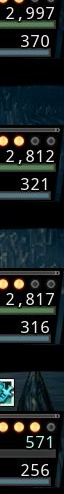
#> input picture ocrtest.jpg, 64 x 494 px; its folder holds only this picture in this run
$ python -i ocr.py   (imports and definitions only)
#> lines starting #> are read from the running program, lines starting #| are printed output that depends on the picture; after the words box and inside, x2 and y2 are one past the last pixel; in counts of white or black regions, pixels touching at a corner belong together
#> further down, picture is the input picture: shape (494, 64, 3); mean B, G, R 36.1, 35.3, 28.2
### app_data.py
from __future__ import annotations
from typing import Callable
from utils.singleton import singleton
from utils.stoppable_thread import StoppableThread
import threading


@singleton
class AppData:
    def __init__(self):
        self.thread: StoppableThread = None
        self.monopoly_deamon_thread: StoppableThread = None
        self.recollection_deamon_thread: StoppableThread = None
        self.update_ui: Callable[[str, str], None] = None

    def thread_stoped(self) -> bool:
        thd = self.thread
        return thd and thd.stopped()

    # [13 lines left out: functions thread_monopoly_deamon_stoped, thread_recollection_deamon_stoped, not called in this run]


app_data = AppData()

### utils/singleton.py
# 定义 singleton 装饰器
def singleton(cls):
    instances = {}
    def get_instance(*args, **kwargs):
        if cls not in instances:
            instances[cls] = cls(*args, **kwargs)
        return instances[cls]
    return get_instance

### engine/u2_device.py
import os
from engine.comparator import comparator
from utils.singleton import singleton
import uiautomator2 as u2
from utils.config_loader import cfg_startup, cfg_engine
import time
from utils.status import App_Client
from app_data import app_data
import subprocess

appName = App_Client.NTES.value
appNameBilibili = App_Client.Bilibili.value
game_activity = "com.epicgames.ue4.GameActivity"


@singleton
class U2Device:
    def __init__(self):
        self.device = None
        self.package_name = None
        self.debug = False
        self.cfg_swipe_duration = 0.2

    # [59 lines left out: functions set, set_config, connect, reconnect, check_in_app, start_app and 1 more, not called in this run]

    def stop_app(self):
        app_data.update_ui(f"停止应用程序: {self.cfg_package_name}")
        self.device.app_stop(self.cfg_package_name)

    # [157 lines left out: functions restart_game, long_press_and_drag, long_press_and_drag_step, ensure_directory_exists, write_to_file, delete_file and 7 more, not called in this run]


u2_device = U2Device()

### engine/comparator.py


import os
import sys
import cv2
import easyocr
import utils.loger as loger
from utils.image_process import check_image_similarity,  \
    color_match_all, color_match_count, color_in_image, find_target_in_image, crop_image
from utils.singleton import singleton
import uiautomator2 as u2
import gc
import numpy as np


reader = None


@singleton
class Comparator:
    def __init__(self):
        """
        Initializes a Comparator object.

        Parameters:
        - controller (object): The controller object associated with this Comparator. Defaults to None.

        Returns:
        - None
        """
        self.device: u2.Device = None

    def set_device(self, device):
        self.device = device

    # [239 lines left out: functions init_ocr, _template_image, _cropped_screenshot, _screenshot_cropped_image, _cropped_image, match_color_all and 5 more, not called in this run]

    def get_num_in_image(self, image_path):
        try:
            result = reader.readtext(image_path, detail=0)
            if len(result) == 1:
                return int(result[0])
            return None
        except ValueError:
            return None

    # [67 lines left out: functions replace_color, process_image, get_abs_center_coord, not called in this run]


comparator = Comparator()

### gameplay/monopoly/ocr.py

from datetime import datetime
import os
import traceback
import cv2
from app_data import app_data
from engine.u2_device import u2_device
from engine.comparator import comparator


# [37 lines left out: function ocr_number, not called in this run]


def process_image(current_image, threshold=100):
#> called with threshold = 100
    result = None
    try:
        if current_image is None or len(current_image) == 0:
            return None
        resized_image = cv2.resize(current_image, None, fx=3.0, fy=3.0, interpolation=cv2.INTER_CUBIC)
        image = resized_image
        # 分离图像的 BGR 通道
        if resized_image is None or len(resized_image) == 0:
            return None

        split_data = cv2.split(resized_image)
        b_channel = split_data[0]
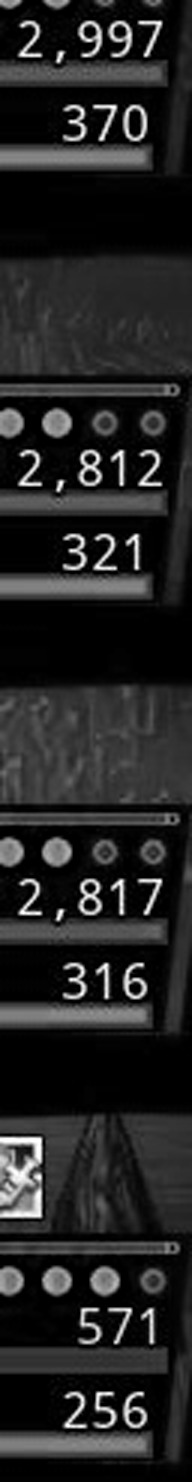
#> b_channel: shape (1482, 192); min 0, max 255, mean 36.4
        g_channel = split_data[1]
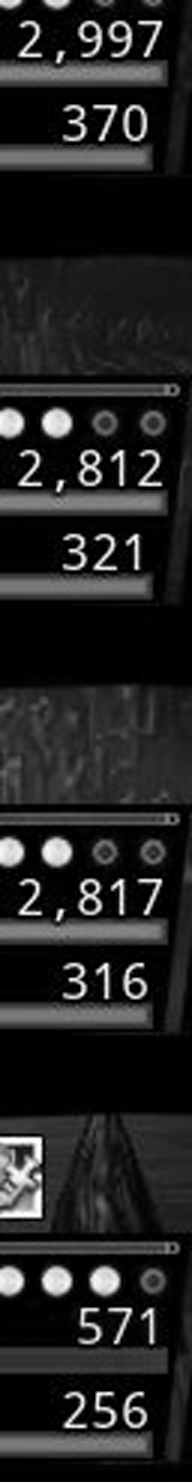
#> g_channel: shape (1482, 192); min 0, max 255, mean 35.6
        r_channel = split_data[2]
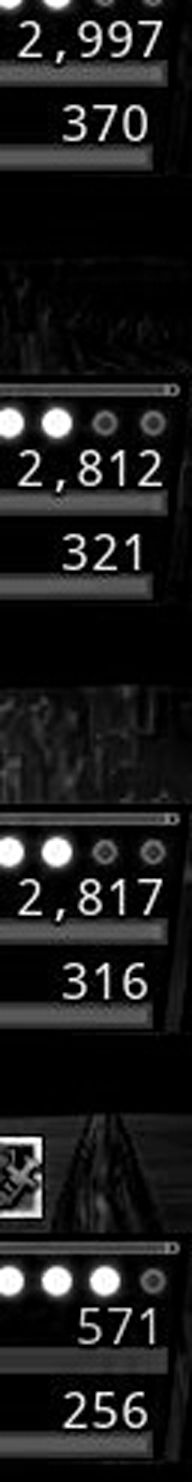
#> r_channel: shape (1482, 192); min 0, max 255, mean 28.5
        # 对每个通道应用阈值操作
        _, b_thresh = cv2.threshold(b_channel, threshold, 255, cv2.THRESH_BINARY)
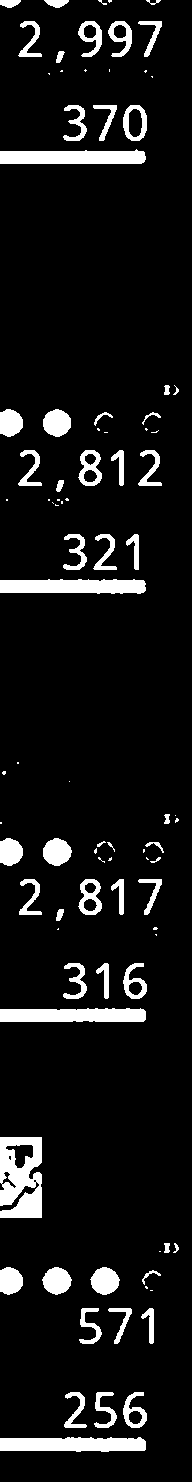
#> b_thresh: shape (1482, 192); 8.5% white; 93 white regions (36 under 20 px), largest, box (x1, y1, x2, y2) and area: (0, 1137, 42, 1218) 2664, (0, 579, 146, 594) 1919, (0, 1437, 146, 1452) 1905
        _, g_thresh = cv2.threshold(g_channel, threshold, 255, cv2.THRESH_BINARY)
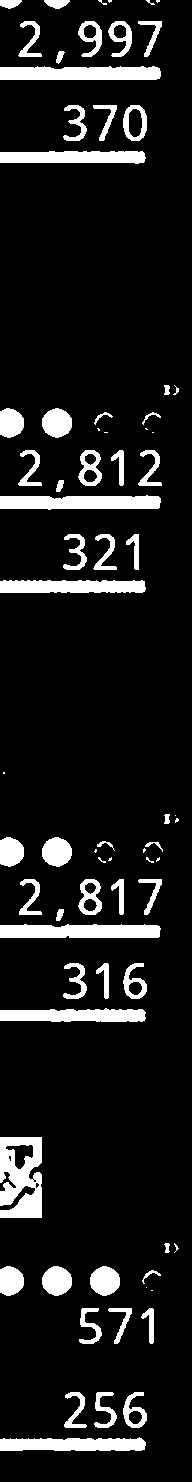
#> g_thresh: shape (1482, 192); 10.6% white; 76 white regions (20 under 20 px), largest, box (x1, y1, x2, y2) and area: (0, 1137, 42, 1218) 2622, (0, 924, 161, 938) 2065, (0, 66, 161, 80) 2062
        _, r_thresh = cv2.threshold(r_channel, threshold, 255, cv2.THRESH_BINARY)
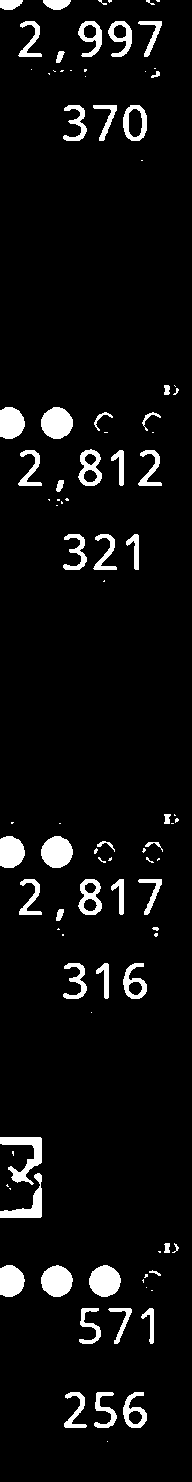
#> r_thresh: shape (1482, 192); 5.8% white; 100 white regions (48 under 20 px), largest, box (x1, y1, x2, y2) and area: (0, 1137, 42, 1185) 791, (41, 407, 73, 439) 785, (41, 836, 73, 868) 785
        # 将阈值处理后的通道合并回彩色图像
        threshold_image = cv2.merge([b_thresh, g_thresh, r_thresh])
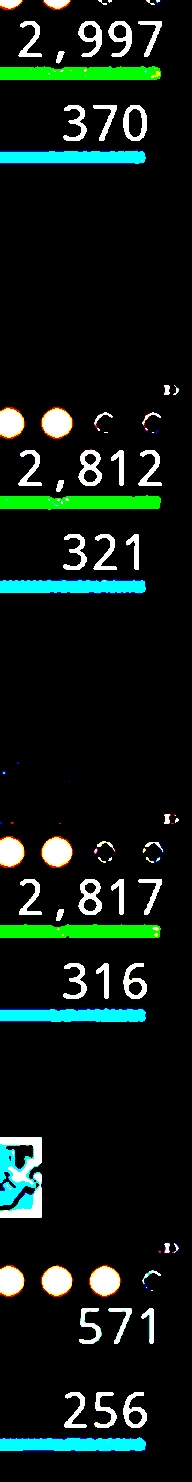
#> threshold_image: shape (1482, 192, 3); mean B, G, R 21.7, 27, 14.9
        image = threshold_image
        if image is None or len(image) == 0:
            return None
        result = comparator.get_num_in_image(image)
    except Exception as e:
#> (the run stopped early here; a loop or call above may not have finished)

$ run again, on menu.jpg
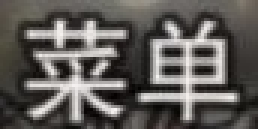
#> input picture menu.jpg, 86 x 43 px (shown 3 times larger)
#> picture is the input picture: shape (43, 86, 3); mean B, G, R 89.4, 92.8, 96.1
#> in process_image, `_, b_thresh = cv2.threshold(b_channel, threshold, 255, cv2.THRESH_BINA..`:
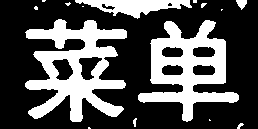
#> b_thresh: shape (129, 258); 32.3% white; 15 white regions (9 under 20 px), largest, box (x1, y1, x2, y2) and area: (25, 19, 127, 122) 5066, (138, 20, 239, 122) 4360, (75, 0, 192, 19) 1121, (236, 0, 247, 10) 70, (133, 118, 137, 127) 23, (237, 123, 244, 129) 22
#> g_thresh: shape (129, 258); 35.9% white; 14 white regions (6 under 20 px), largest, box (x1, y1, x2, y2) and area: (25, 19, 127, 123) 5144, (138, 20, 239, 122) 4417, (50, 0, 198, 21) 1629
#> r_thresh: shape (129, 258); 38.8% white; 10 white regions (5 under 20 px), largest, box (x1, y1, x2, y2) and area: (25, 19, 128, 123) 5247, (138, 20, 239, 122) 4500, (13, 0, 258, 22) 3006, (132, 116, 138, 129) 64, (236, 121, 246, 129) 48
#> in process_image, `threshold_image = cv2.merge([b_thresh, g_thresh, r_thresh])`:
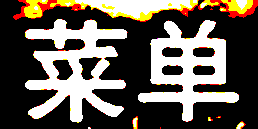
#> threshold_image: shape (129, 258, 3); mean B, G, R 82.3, 91.5, 98.8
